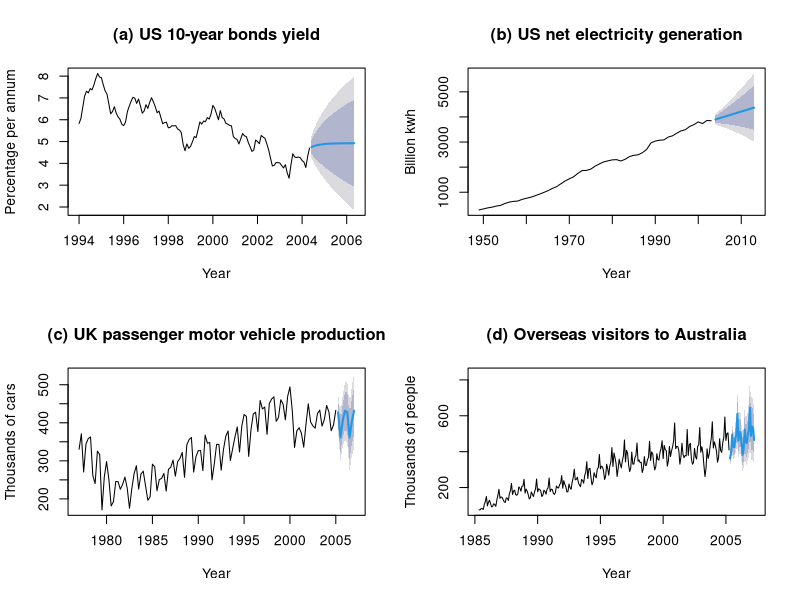
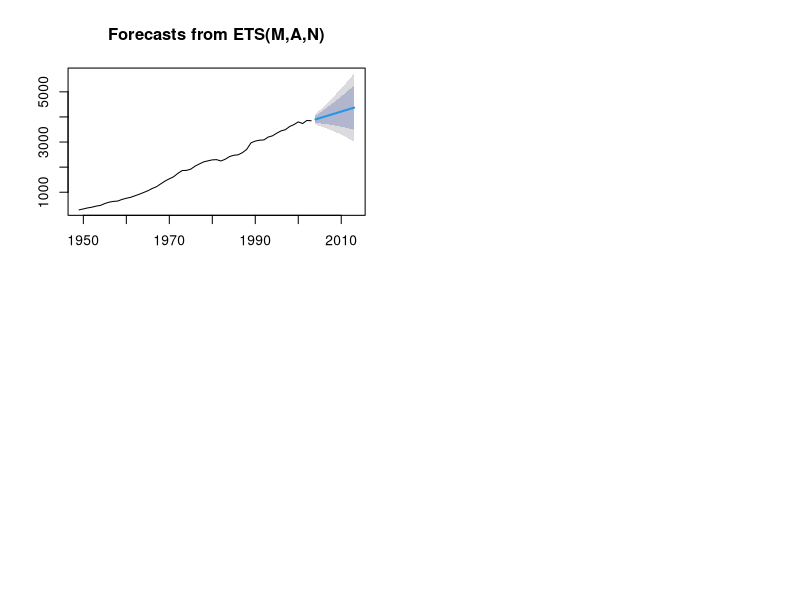
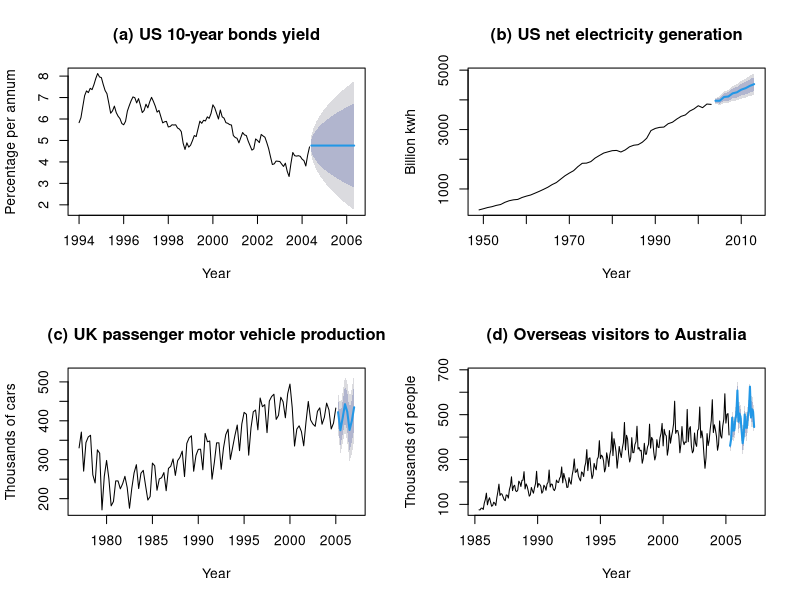
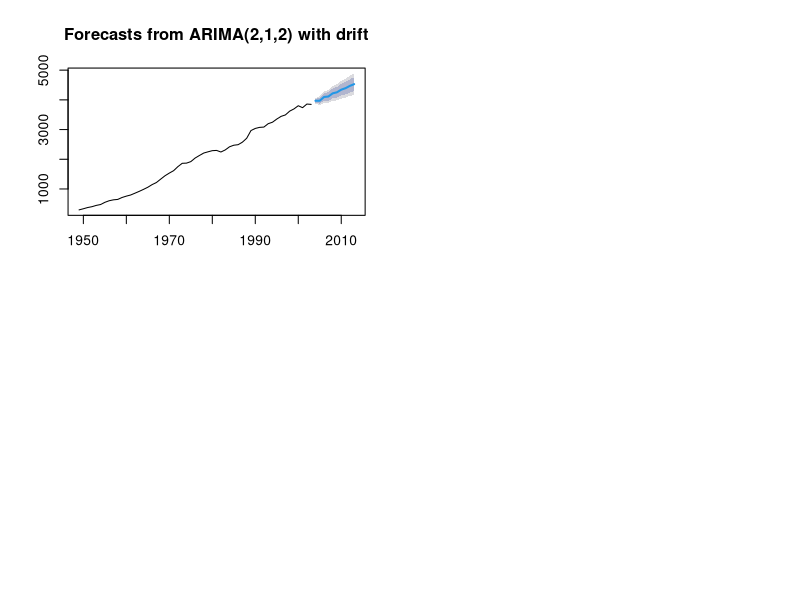

Recreate these plots in R, in order.
## ---- chunk 1
library('forecast')
## ---- chunk 2
bonds <-
structure(c(5.83, 6.06, 6.58, 7.09, 7.31, 7.23, 7.43, 7.37, 7.6,
7.89, 8.12, 7.96, 7.93, 7.61, 7.33, 7.18, 6.74, 6.27, 6.38, 6.6,
6.3, 6.13, 6.02, 5.79, 5.73, 5.89, 6.37, 6.62, 6.85, 7.03, 6.99,
6.75, 6.95, 6.64, 6.3, 6.4, 6.69, 6.52, 6.8, 7.01, 6.82, 6.6,
6.32, 6.4, 6.11, 5.82, 5.87, 5.89, 5.63, 5.65, 5.73, 5.72, 5.73,
5.58, 5.53, 5.41, 4.87, 4.58, 4.89, 4.69, 4.78, 4.99, 5.23, 5.18,
5.54, 5.9, 5.8, 5.94, 5.91, 6.1, 6.03, 6.26, 6.66, 6.52, 6.26,
6, 6.42, 6.1, 6.04, 5.83, 5.8, 5.74, 5.72, 5.23, 5.14, 5.1, 4.89,
5.13, 5.37, 5.26, 5.23, 4.97, 4.76, 4.55, 4.61, 5.07, 5, 4.9,
5.28, 5.21, 5.15, 4.9, 4.62, 4.24, 3.88, 3.91, 4.04, 4.03, 4.02,
3.9, 3.79, 3.94, 3.56, 3.32, 3.93, 4.44, 4.29, 4.27, 4.29, 4.26,
4.13, 4.06, 3.81, 4.32, 4.7), .Tsp = c(1994, 2004.33333333333,
12), class = "ts")
usnetelec <-
structure(c(296.1, 334.1, 375.3, 403.8, 447, 476.3, 550.3, 603.9,
634.6, 648.5, 713.4, 759.2, 797.1, 857.9, 920, 987.2, 1058.4,
1147.5, 1217.8, 1332.8, 1445.5, 1535.1, 1615.9, 1753, 1864.1,
1870.3, 1920.8, 2040.9, 2127.4, 2209.4, 2250.7, 2289.6, 2298,
2244.4, 2313.4, 2419.5, 2473, 2490.5, 2575.3, 2707.4, 2967.3,
3038, 3073.8, 3083.9, 3197.2, 3247.5, 3353.5, 3444.2, 3492.2,
3620.3, 3694.8, 3802.1, 3736.6, 3858.5, 3848), .Tsp = c(1949,
2003, 1), class = "ts")
ukcars <-
structure(c(330.371, 371.051, 270.67, 343.88, 358.491, 362.822,
261.281, 240.355, 325.382, 316.7, 171.153, 257.217, 298.127,
251.464, 181.555, 192.598, 245.652, 245.526, 225.261, 238.211,
257.385, 228.461, 175.371, 226.462, 266.15, 287.251, 225.883,
265.313, 272.759, 234.134, 196.462, 205.551, 291.283, 284.422,
221.571, 250.697, 253.757, 267.016, 220.388, 277.801, 283.233,
302.072, 259.72, 297.658, 306.129, 322.106, 256.723, 341.877,
356.004, 361.54, 270.433, 311.105, 326.688, 327.059, 274.257,
367.606, 346.163, 348.211, 250.008, 292.518, 343.318, 343.429,
275.386, 329.747, 364.521, 378.448, 300.798, 331.757, 362.536,
389.133, 323.322, 391.832, 421.646, 416.823, 311.713, 381.902,
422.982, 427.722, 376.85, 458.58, 436.225, 441.487, 369.566,
450.723, 462.442, 468.232, 403.636, 413.948, 460.496, 448.932,
407.787, 469.408, 494.311, 433.24, 335.106, 378.795, 387.1, 372.395,
335.79, 397.08, 449.755, 402.252, 391.847, 385.89, 424.325, 433.28,
391.213, 408.74, 445.458, 428.202, 379.048, 394.042, 432.796), .Tsp = c(1977,
2005, 4), class = "ts")
visitors <-
structure(c(75.7, 75.4, 83.1, 82.9, 77.3, 105.7, 121.9, 150,
98, 118, 129.5, 110.6, 91.7, 94.8, 109.5, 105.1, 95, 130.3, 156.7,
190.1, 139.7, 147.8, 145.2, 132.7, 120.7, 116.5, 142, 140.4,
128, 165.7, 183.1, 222.8, 161.3, 180.4, 185.2, 160.5, 157.1,
163.8, 203.3, 196.9, 179.6, 207.3, 208, 245.8, 168.9, 191.1,
180, 160.1, 136.6, 142.7, 175.4, 161.4, 149.9, 174.1, 192.7,
247.4, 176.2, 192.8, 189.1, 181.1, 149.9, 157.3, 185.3, 178.2,
162.7, 190.6, 198.6, 253.1, 177.4, 190.6, 189.2, 168, 161.4,
172.2, 208.3, 199.3, 197.4, 216, 223.9, 266.8, 196.1, 238.2,
217.8, 203.8, 175.2, 176.9, 219.3, 199.1, 190, 229.3, 255, 302.4,
242.8, 245.5, 257.9, 226.3, 213.4, 204.6, 244.6, 239.9, 224,
267.2, 285.9, 344, 250.5, 304.3, 307.4, 255.1, 214.9, 230.9,
282.5, 265.4, 254, 301.6, 311, 384, 303.8, 319.1, 313.5, 294.2,
244.8, 261.4, 329.7, 304.9, 268.6, 320.7, 342.9, 422.3, 317.2,
392.7, 365.6, 333.2, 261.5, 306.9, 358.2, 329.2, 309.2, 350.4,
375.6, 465.2, 342.9, 408, 390.9, 325.9, 289.1, 308.2, 397.4,
330.4, 330.9, 366.5, 379.5, 448.3, 346.2, 353.6, 338.6, 341.1,
283.4, 304.2, 372.3, 323.7, 323.9, 354.8, 367.9, 457.6, 351,
398.6, 389, 334.1, 298.1, 317.1, 388.5, 355.6, 353.1, 397, 416.7,
460.8, 360.8, 434.6, 411.9, 405.6, 319.3, 347.9, 429, 372.9,
403, 426.5, 459.9, 559.9, 416.6, 429.2, 428.7, 405.4, 330.2,
370, 446.9, 384.6, 366.3, 378.5, 376.2, 523.2, 379.3, 437.2,
446.5, 360.3, 329.9, 339.4, 418.2, 371.9, 358.6, 428.9, 437,
534, 396.6, 427.5, 392.5, 321.5, 260.9, 308.3, 415.5, 362.2,
385.6, 435.3, 473.3, 566.6, 420.2, 454.8, 432.3, 402.8, 341.3,
367.3, 472, 405.8, 395.6, 449.9, 479.9, 593.1, 462.4, 501.6,
504.7, 409.5), .Tsp = c(1985.33333333333, 2005.25, 12), class = "ts")
## ---- chunk 3
par(mfrow = c(2,2))
mod1 <- ets(bonds)
mod2 <- ets(usnetelec)
mod3 <- ets(ukcars)
mod4 <- ets(visitors)

plot(forecast(mod1), main="(a) US 10-year bonds yield", xlab="Year", ylab="Percentage per annum")
plot(forecast(mod2), main="(b) US net electricity generation", xlab="Year", ylab="Billion kwh")
plot(forecast(mod3), main="(c) UK passenger motor vehicle production", xlab="Year", ylab="Thousands of cars")
plot(forecast(mod4), main="(d) Overseas visitors to Australia", xlab="Year", ylab="Thousands of people")
## ---- chunk 4
etsnames <- c(mod1$method, mod2$method, mod3$method, mod4$method)
etsnames <- gsub("Ad","A\\\\damped",etsnames)
## ---- chunk 5
etsfit <- ets(usnetelec)
## ---- chunk 6
etsfit
## ---- chunk 7
accuracy(etsfit)
## ---- chunk 8
fcast <- forecast(etsfit)
plot(fcast)
## ---- chunk 9
fcast
## ---- chunk 10
mod1 <- auto.arima(bonds, seasonal=FALSE, approximation=FALSE)
mod2 <- auto.arima(usnetelec)
mod3 <- auto.arima(ukcars)
mod4 <- auto.arima(visitors)
par(mfrow = c(2,2))
plot(forecast(mod1), main="(a) US 10-year bonds yield", xlab="Year", ylab="Percentage per annum")
plot(forecast(mod2), main="(b) US net electricity generation", xlab="Year", ylab="Billion kwh")
plot(forecast(mod3), main="(c) UK passenger motor vehicle production", xlab="Year", ylab="Thousands of cars")
plot(forecast(mod4), main="(d) Overseas visitors to Australia", xlab="Year", ylab="Thousands of people")
## ---- chunk 11
arimafit <- auto.arima(usnetelec)
fcast <- forecast(arimafit)
plot(fcast)
## ---- chunk 12
# Convert character strings to latex
arimanames <- c(as.character(mod1),
  as.character(mod2),
  as.character(mod3),
  as.character(mod4))
arimanames <-
    gsub("\\[([0-9]*)\\]", "$_{\\1}$", arimanames)
## ---- chunk 13
summary(fcast)
